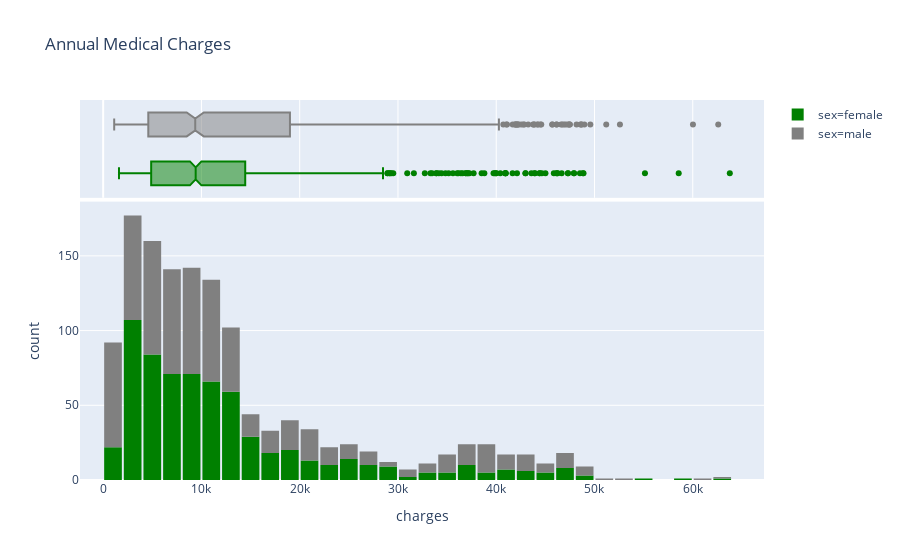

The notebook cell saved with this chart:
### Code cell
fig = px.histogram(
    medical_df,
    x="charges",
    marginal="box",
    color="sex",
    color_discrete_sequence=["green", "grey"],
    title="Annual Medical Charges",
)
fig.update_layout(bargap=0.1)
fig.show()

### Figure 1 — Plotly figure (JSON) as saved in the notebook; plotly's stock layout.template omitted (floating-point values rounded to 4 significant figures; data arrays with more than 128 entries replaced by an {"elided": "..."} marker saying what was removed)
{"data": [{"alignmentgroup": "True", "bingroup": "x", "hoverlabel": {"namelength": 0}, "hovertemplate": "sex=female<br>charges=%{x}<br>count=%{y}", "legendgroup": "sex=female", "marker": {"color": "green"}, "name": "sex=female", "offsetgroup": "sex=female", "orientation": "v", "showlegend": true, "type": "histogram", "x": {"elided": "662 float values"}, "xaxis": "x", "yaxis": "y"}, {"alignmentgroup": "True", "hoverlabel": {"namelength": 0}, "hovertemplate": "sex=female<br>charges=%{x}", "legendgroup": "sex=female", "marker": {"color": "green"}, "name": "sex=female", "notched": true, "offsetgroup": "sex=female", "showlegend": false, "type": "box", "x": {"elided": "662 float values"}, "xaxis": "x2", "yaxis": "y2"}, {"alignmentgroup": "True", "bingroup": "x", "hoverlabel": {"namelength": 0}, "hovertemplate": "sex=male<br>charges=%{x}<br>count=%{y}", "legendgroup": "sex=male", "marker": {"color": "grey"}, "name": "sex=male", "offsetgroup": "sex=male", "orientation": "v", "showlegend": true, "type": "histogram", "x": {"elided": "676 float values"}, "xaxis": "x", "yaxis": "y"}, {"alignmentgroup": "True", "hoverlabel": {"namelength": 0}, "hovertemplate": "sex=male<br>charges=%{x}", "legendgroup": "sex=male", "marker": {"color": "grey"}, "name": "sex=male", "notched": true, "offsetgroup": "sex=male", "showlegend": false, "type": "box", "x": {"elided": "676 float values"}, "xaxis": "x2", "yaxis": "y2"}], "layout": {"bargap": 0.1, "barmode": "relative", "legend": {"tracegroupgap": 0}, "title": {"text": "Annual Medical Charges"}, "xaxis": {"anchor": "y", "domain": [0, 1], "title": {"text": "charges"}}, "xaxis2": {"anchor": "y2", "domain": [0, 1], "matches": "x", "showgrid": true, "showticklabels": false}, "yaxis": {"anchor": "x", "domain": [0, 0.7326], "title": {"text": "count"}}, "yaxis2": {"anchor": "x2", "domain": [0.7426, 1], "matches": "y2", "showgrid": false, "showline": false, "showticklabels": false, "ticks": ""}}}
